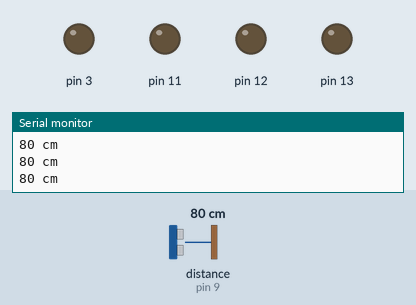
Bench run of a sketch on a simulated Arduino Uno, built with avr-gcc and run on an emulated ATmega328P. Parts: output pins drawn as LEDs (lit = HIGH), the last lines printed to the serial monitor. Dashed ring = blinking. The test bench sets the inputs (shaded band); at power-on: distance to the obstacle (sensor on pin 9) 80 cm. The echo pulse lasts 58.3 µs per cm; pins used as bus, display or sensor lines are not drawn.

Above: at 1.2 s.
1.3 s: distance to the obstacle (sensor on pin 9) set to 6 cm
4.3 s: distance to the obstacle (sensor on pin 9) set to 3 cm
At 5.1 s:
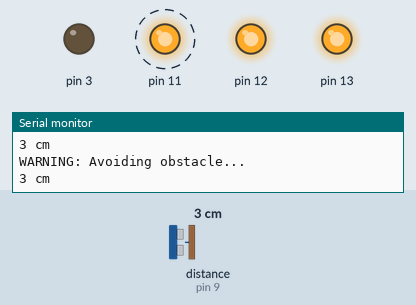
Timing chart, 0 to 13.3 s (numbered marks = the images above; inputs shaded):
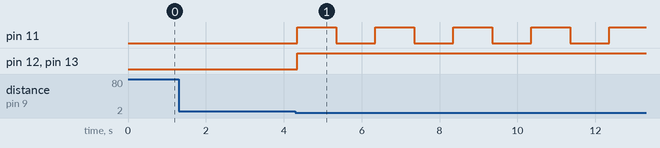

Measured:
- the behaviour switches between 5 and 4 cm on distance to the obstacle (sensor on pin 9) (found by bisection; images 0 and 1)
- after the input at 4.3 s, pin 11: alternates HIGH for 1.0 s and LOW for 1.0 s, starting after 0.05 s; pin 12, pin 13: LOW → HIGH at once

The sketch:

Johny.ino
```cpp
// (licence header left out)
/**
 * @file johny.ino
 * @brief Arduino robot vehicle firmware.
 * @author Georges Kanaan
 */

#include "Motor.h"
#include <Ultrasonic.h>
#include <SoftwareSerial.h>

SoftwareSerial mySerial(4, 5); // RX, TX

Ultrasonic ultrasonic(8, 9); //Ultrasonic ultrasonic(Trig,Echo);

Motor motorA = Motor(12, 3);
Motor motorB = Motor(13, 11);

String command = "NULL";// Command received (lowercase)
bool readCommand = false;// Makes sure we only run once per command
bool avoidingObstacle = false;

void setup() {
  // Init bluetooth serial
  Serial.begin(9600);
  while (!Serial) {
    ; // wait for serial port to connect. Needed for native USB port only
  }

  mySerial.begin(9600);

  // Setup Ultrasonic sensor
  pinMode(10, OUTPUT); // VCC pin
  pinMode(6, OUTPUT); // GND ping
  digitalWrite(10, HIGH); // VCC +5V mode
  digitalWrite(6, LOW);  // GND mode
}

void loop() {
  if (mySerial.available())
    Serial.write(mySerial.read());
  if (Serial.available())
    mySerial.write(Serial.read());

  // Avoid obstacles!
  if (willCollide(5)) {
    avoidObstacle();
  }

  // If some data is sent, read it and save it in the command variable
  if (Serial.available() > 0) {
    command = Serial.readString();
    command.toLowerCase();

    readCommand = false;
  }

  // Parse the command
  if (!readCommand) {//Make sure we only execute this once per new command
    // Parse the command
    parseCommand();
    readCommand = true;
  }
}

void parseCommand () {
  Serial.println("WARNING: Parsing command...");

  // Parse the command (left or right motor) by checking to see if the last character is an motor asssignement
  if (command.substring(command.length() - 2).compareTo("w") == 0) {
    motorA.go(command.toInt());
    motorB.go(command.toInt());

    Serial.println("SUCCESS: Continuing forward..");

  } else if (command.substring(command.length() - 1).compareTo("l") == 0) {
    motorA.go(command.toInt());

    Serial.println("SUCCESS: Turned left.");

  } else if (command.substring(command.length() - 1).compareTo("r")  == 0) {
    motorB.go(command.toInt());

    Serial.println("SUCCESS: Turned right.");

  }  else if (command.compareTo("stop") == 0) {
    motorA.stop();
    motorB.stop();

    Serial.println("SUCCESS: Stopped.");

  } else {
    // Other kind of command for now just return an error
    Serial.println("ERROR: Invalid command.");
  }
}

bool willCollide(int distance) {// Distance in centimeters
  int distanceToObstacle = ultrasonic.Ranging(CM);
  Serial.print(distanceToObstacle);
  Serial.println(" cm" );
  return (distanceToObstacle < distance);
}

void avoidObstacle () {
  if (!avoidingObstacle) {
    avoidingObstacle = true;
    Serial.println("WARNING: Avoiding obstacle...");

    motorA.stop();
    motorB.stop();

    while (willCollide(5)) {
      motorB.go(255);
      delay(1000);
      motorB.stop();
      delay(1000);
    }

    motorA.stop();
    motorB.stop();

    avoidingObstacle = false;
    Serial.println("SUCCESS: Obstacle avoided!");
  }
}
```

Motor.cpp
```cpp
// (licence header left out)
#include "Motor.h"

Motor::Motor(int dir, int pwm)
{
	pinMode(dir,OUTPUT);
	pinMode(pwm,OUTPUT);
	_dir = dir;
	_pwm = pwm;
}

void Motor::go(int speed)
{
	int type = HIGH;
	//if speed is negative, rotate motor to another direction
	if(speed < 0){
		type = LOW;
	}

	//use speed values only from range <0,255>
	speed = abs(speed % 256);

	//write direction
	digitalWrite(_dir, type);
	//write speed
	analogWrite(_pwm, speed);
}

void Motor::stop()
{
	digitalWrite(_dir, HIGH);
	//set speed 0 (stop the motor)
	analogWrite(_pwm,0);
}
```

Motor.h
```cpp
// (licence header left out)
#ifndef Motor_H
#define Motor_H

#if defined(ARDUINO) && ARDUINO >= 100
#include "Arduino.h"
#else
#include "WProgram.h"
#endif

class Motor
{
	public:
		Motor(int dir, int pwn);
		void go(int speed);
		void stop();
	private:
		int _dir;
		int _pwm;
};

#endif
```
